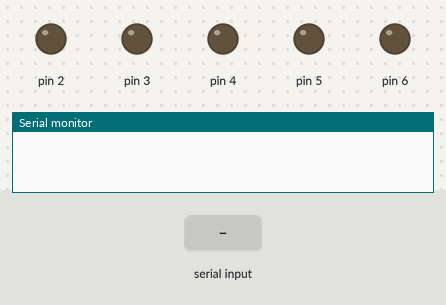
Bench run of a sketch on a simulated Arduino Uno, built with avr-gcc and run on an emulated ATmega328P. Parts: output pins drawn as LEDs (lit = HIGH), the last lines printed to the serial monitor. Inputs (shaded band) come from the test bench. Pins used as bus, display or sensor lines are not drawn.

Above: at 1.2 s.
1.3 s: "<5>" received over Serial
At 2.4 s:
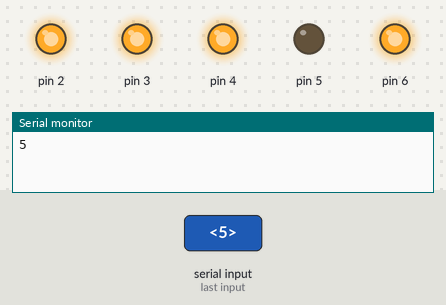
2.8 s: "<1,90>" received over Serial
At 3.7 s:
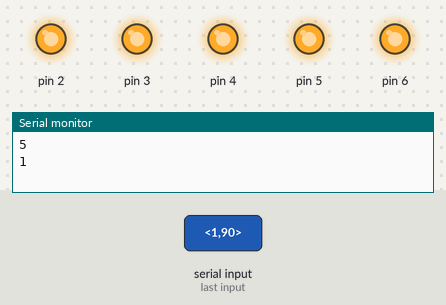
4.3 s: "<0>" received over Serial
At 4.7 s:
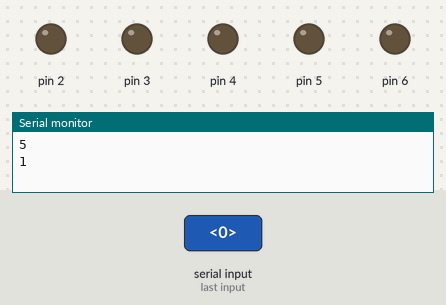
5.8 s: "<90,45>" received over Serial
At 7.2 s:
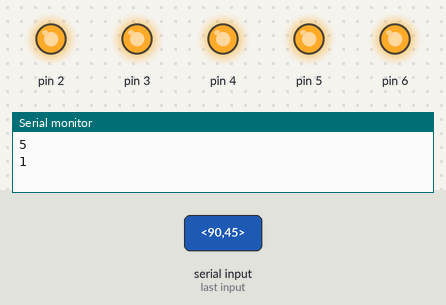
Timing chart, 0 to 8.3 s (numbered marks = the images above; inputs shaded):
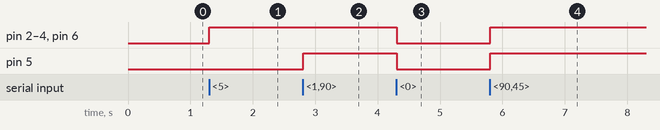

The sketch:

arduino-sets.ino
```cpp
// global variabls
String incomingStr;
const byte numChars = 32;
char receivedChars[numChars];
boolean newData = false;
boolean isMoving = false;

// inital setup
void setup() {
  pinMode(1,OUTPUT);
  pinMode(2,OUTPUT);
  pinMode(3,OUTPUT);
  pinMode(4,OUTPUT);
  pinMode(5,OUTPUT);
  pinMode(6,OUTPUT);
  Serial.begin(9600);
}
// main loop
void loop() {
    recvWithStartEndMarkers();
    showNewData();
}
// read serial
void recvWithStartEndMarkers() {
    static boolean recvInProgress = false;
    static byte ndx = 0;
    char startMarker = '<';
    char endMarker = '>';
    char rc;

    while (Serial.available() > 0 && newData == false) {
        rc = Serial.read();
        if (recvInProgress == true) {
            if (rc != endMarker) {
                receivedChars[ndx] = rc;
                ndx++;
                if (ndx >= numChars) {
                    ndx = numChars - 1;
                }
            }
            else {
                receivedChars[ndx] = '\0'; // terminate the string
                recvInProgress = false;
                ndx = 0;
                newData = true;
            }
        }
        else if (rc == startMarker) {
            recvInProgress = true;
        }
    }
}
//
void showNewData() {
    if (newData == true) {
        parseStr(receivedChars);
        newData = false;
    }
}
// parse the serial command
void parseStr(String command){
  int r = command.toInt();
  if(r == 0) setAllOpen();
  else setRelays(command.toInt());
}
// set a specific relay to open to power a single emitter
void setRelays(int r){
  for(int i = 1; i <= 6; i++){
    if(i == r){
      digitalWrite(i,LOW);
      Serial.println(i);
    } else {
      digitalWrite(i,HIGH);
    }
  }
}
// set all relays to open to turn on an entire hexel
void setAllOpen(){
  for(int i = 1; i <= 6; i++){
    digitalWrite(i,LOW);
  }
}
```

Measured:
- after the input at 1.3 s, pin 2–4, pin 6: LOW → HIGH at once
- after the input at 2.8 s, pin 5: LOW → HIGH at once
- after the input at 4.3 s, pin 2–6: HIGH → LOW at once
- after the input at 5.8 s, pin 2–6: LOW → HIGH at once
